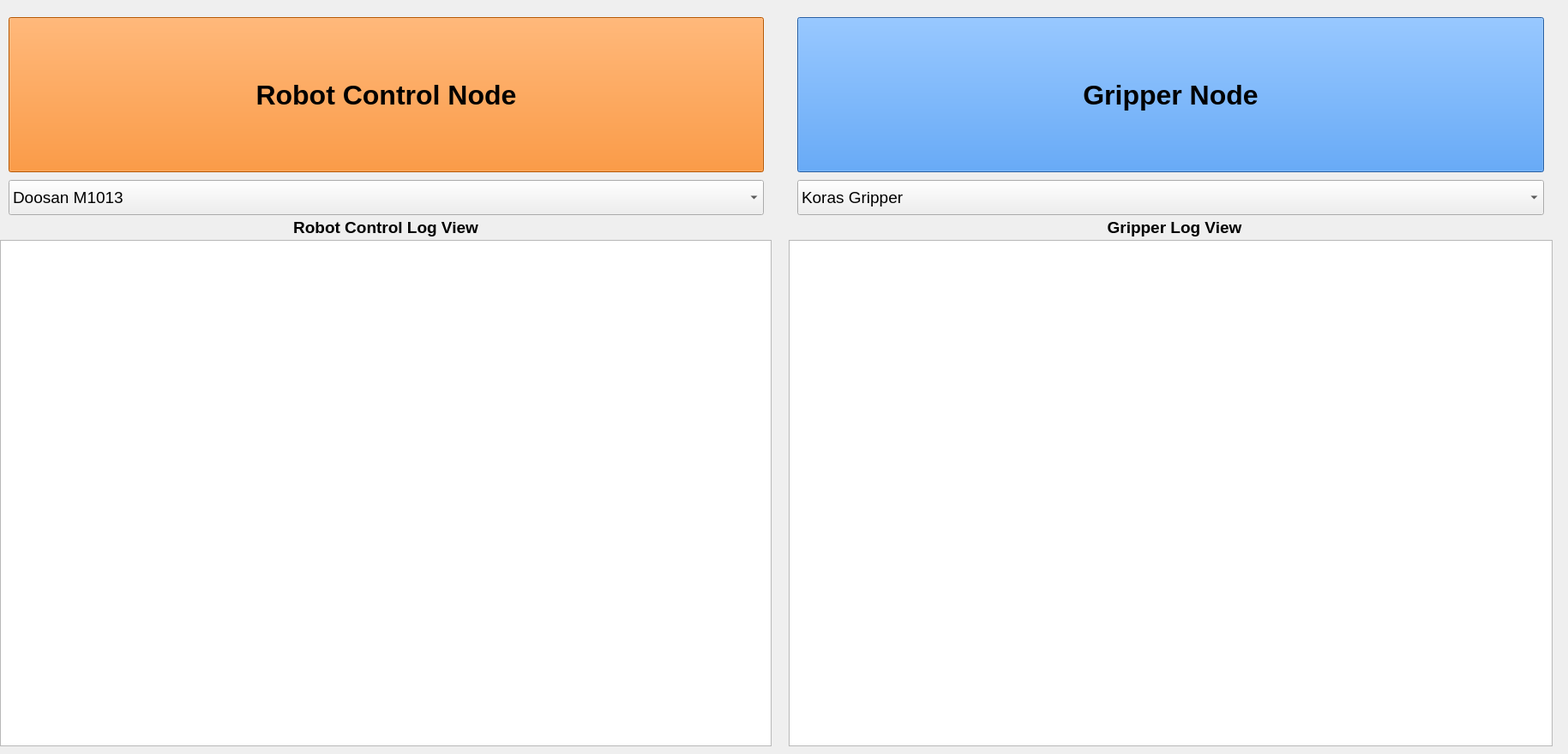
    <widget class="QWidget" name="tab_24">
     <attribute name="title">
      <string>Robot Controller</string>
     </attribute>
     <widget class="QTextEdit" name="textEdit_log_robotController">
      <property name="geometry">
       <rect>
        <x>0</x>
        <y>280</y>
        <width>900</width>
        <height>591</height>
       </rect>
      </property>
     </widget>
     <widget class="QPushButton" name="pushButton_doRobotConnect">
      <property name="geometry">
       <rect>
        <x>10</x>
        <y>20</y>
        <width>881</width>
        <height>181</height>
       </rect>
      </property>
      <property name="sizePolicy">
       <sizepolicy hsizetype="Preferred" vsizetype="Preferred">
        <horstretch>0</horstretch>
        <verstretch>0</verstretch>
       </sizepolicy>
      </property>
      <property name="palette">
       <palette>
        <active>
         <colorrole role="WindowText">
          <brush brushstyle="SolidPattern">
           <color alpha="255">
            <red>0</red>
            <green>0</green>
            <blue>0</blue>
           </color>
          </brush>
         </colorrole>
         <colorrole role="Button">
          <brush brushstyle="SolidPattern">
           <color alpha="255">
            <red>255</red>
            <green>120</green>
            <blue>0</blue>
           </color>
          </brush>
         </colorrole>
         <colorrole role="Light">
          <brush brushstyle="SolidPattern">
           <color alpha="255">
            <red>255</red>
            <green>188</green>
            <blue>127</blue>
           </color>
          </brush>
         </colorrole>
         <colorrole role="Midlight">
          <brush brushstyle="SolidPattern">
           <color alpha="255">
            <red>255</red>
            <green>154</green>
            <blue>63</blue>
           </color>
          </brush>
         </colorrole>
         <colorrole role="Dark">
          <brush brushstyle="SolidPattern">
           <color alpha="255">
            <red>127</red>
            <green>60</green>
            <blue>0</blue>
           </color>
          </brush>
         </colorrole>
         <colorrole role="Mid">
          <brush brushstyle="SolidPattern">
           <color alpha="255">
            <red>170</red>
            <green>80</green>
            <blue>0</blue>
           </color>
          </brush>
         </colorrole>
         <colorrole role="Text">
          <brush brushstyle="SolidPattern">
           <color alpha="255">
            <red>0</red>
            <green>0</green>
            <blue>0</blue>
           </color>
          </brush>
         </colorrole>
         <colorrole role="BrightText">
          <brush brushstyle="SolidPattern">
           <color alpha="255">
            <red>255</red>
            <green>255</green>
            <blue>255</blue>
           </color>
          </brush>
         </colorrole>
         <colorrole role="ButtonText">
          <brush brushstyle="SolidPattern">
           <color alpha="255">
            <red>0</red>
            <green>0</green>
            <blue>0</blue>
           </color>
          </brush>
         </colorrole>
         <colorrole role="Base">
          <brush brushstyle="SolidPattern">
           <color alpha="255">
            <red>255</red>
            <green>255</green>
            <blue>255</blue>
           </color>
          </brush>
         </colorrole>
         <colorrole role="Window">
          <brush brushstyle="SolidPattern">
           <color alpha="255">
            <red>255</red>
            <green>120</green>
            <blue>0</blue>
           </color>
          </brush>
         </colorrole>
         <colorrole role="Shadow">
          <brush brushstyle="SolidPattern">
           <color alpha="255">
            <red>0</red>
            <green>0</green>
            <blue>0</blue>
           </color>
          </brush>
         </colorrole>
         <colorrole role="AlternateBase">
          <brush brushstyle="SolidPattern">
           <color alpha="255">
            <red>255</red>
            <green>187</green>
            <blue>127</blue>
           </color>
          </brush>
         </colorrole>
         <colorrole role="ToolTipBase">
          <brush brushstyle="SolidPattern">
           <color alpha="255">
            <red>255</red>
            <green>255</green>
            <blue>220</blue>
           </color>
          </brush>
         </colorrole>
         <colorrole role="ToolTipText">
          <brush brushstyle="SolidPattern">
           <color alpha="255">
            <red>0</red>
            <green>0</green>
            <blue>0</blue>
           </color>
          </brush>
         </colorrole>
         <colorrole role="PlaceholderText">
          <brush brushstyle="SolidPattern">
           <color alpha="127">
            <red>0</red>
            <green>0</green>
            <blue>0</blue>
           </color>
          </brush>
         </colorrole>
        </active>
        <inactive>
         <colorrole role="WindowText">
          <brush brushstyle="SolidPattern">
           <color alpha="255">
            <red>0</red>
            <green>0</green>
            <blue>0</blue>
           </color>
          </brush>
         </colorrole>
         <colorrole role="Button">
          <brush brushstyle="SolidPattern">
           <color alpha="255">
            <red>255</red>
            <green>120</green>
            <blue>0</blue>
           </color>
          </brush>
         </colorrole>
         <colorrole role="Light">
          <brush brushstyle="SolidPattern">
           <color alpha="255">
            <red>255</red>
            <green>188</green>
            <blue>127</blue>
           </color>
          </brush>
         </colorrole>
         <colorrole role="Midlight">
          <brush brushstyle="SolidPattern">
           <color alpha="255">
            <red>255</red>
            <green>154</green>
            <blue>63</blue>
           </color>
          </brush>
         </colorrole>
         <colorrole role="Dark">
          <brush brushstyle="SolidPattern">
           <color alpha="255">
            <red>127</red>
            <green>60</green>
            <blue>0</blue>
           </color>
          </brush>
         </colorrole>
         <colorrole role="Mid">
          <brush brushstyle="SolidPattern">
           <color alpha="255">
            <red>170</red>
            <green>80</green>
            <blue>0</blue>
           </color>
          </brush>
         </colorrole>
         <colorrole role="Text">
          <brush brushstyle="SolidPattern">
           <color alpha="255">
            <red>0</red>
            <green>0</green>
            <blue>0</blue>
           </color>
          </brush>
         </colorrole>
         <colorrole role="BrightText">
          <brush brushstyle="SolidPattern">
           <color alpha="255">
            <red>255</red>
            <green>255</green>
            <blue>255</blue>
           </color>
          </brush>
         </colorrole>
         <colorrole role="ButtonText">
          <brush brushstyle="SolidPattern">
           <color alpha="255">
            <red>0</red>
            <green>0</green>
            <blue>0</blue>
           </color>
          </brush>
         </colorrole>
         <colorrole role="Base">
          <brush brushstyle="SolidPattern">
           <color alpha="255">
            <red>255</red>
            <green>255</green>
            <blue>255</blue>
           </color>
          </brush>
         </colorrole>
         <colorrole role="Window">
          <brush brushstyle="SolidPattern">
           <color alpha="255">
            <red>255</red>
            <green>120</green>
            <blue>0</blue>
           </color>
          </brush>
         </colorrole>
         <colorrole role="Shadow">
          <brush brushstyle="SolidPattern">
           <color alpha="255">
            <red>0</red>
            <green>0</green>
            <blue>0</blue>
           </color>
          </brush>
         </colorrole>
         <colorrole role="AlternateBase">
          <brush brushstyle="SolidPattern">
           <color alpha="255">
            <red>255</red>
            <green>187</green>
            <blue>127</blue>
           </color>
          </brush>
         </colorrole>
         <colorrole role="ToolTipBase">
          <brush brushstyle="SolidPattern">
           <color alpha="255">
            <red>255</red>
            <green>255</green>
            <blue>220</blue>
           </color>
          </brush>
         </colorrole>
         <colorrole role="ToolTipText">
          <brush brushstyle="SolidPattern">
           <color alpha="255">
            <red>0</red>
            <green>0</green>
            <blue>0</blue>
           </color>
          </brush>
         </colorrole>
         <colorrole role="PlaceholderText">
          <brush brushstyle="SolidPattern">
           <color alpha="127">
            <red>0</red>
            <green>0</green>
            <blue>0</blue>
           </color>
          </brush>
         </colorrole>
        </inactive>
        <disabled>
         <colorrole role="WindowText">
          <brush brushstyle="SolidPattern">
           <color alpha="255">
            <red>127</red>
            <green>60</green>
            <blue>0</blue>
           </color>
          </brush>
         </colorrole>
         <colorrole role="Button">
          <brush brushstyle="SolidPattern">
           <color alpha="255">
            <red>255</red>
            <green>120</green>
            <blue>0</blue>
           </color>
          </brush>
         </colorrole>
         <colorrole role="Light">
          <brush brushstyle="SolidPattern">
           <color alpha="255">
            <red>255</red>
            <green>188</green>
            <blue>127</blue>
           </color>
          </brush>
         </colorrole>
         <colorrole role="Midlight">
          <brush brushstyle="SolidPattern">
           <color alpha="255">
            <red>255</red>
            <green>154</green>
            <blue>63</blue>
           </color>
          </brush>
         </colorrole>
         <colorrole role="Dark">
          <brush brushstyle="SolidPattern">
           <color alpha="255">
            <red>127</red>
            <green>60</green>
            <blue>0</blue>
           </color>
          </brush>
         </colorrole>
         <colorrole role="Mid">
          <brush brushstyle="SolidPattern">
           <color alpha="255">
            <red>170</red>
            <green>80</green>
            <blue>0</blue>
           </color>
          </brush>
         </colorrole>
         <colorrole role="Text">
          <brush brushstyle="SolidPattern">
           <color alpha="255">
            <red>127</red>
            <green>60</green>
            <blue>0</blue>
           </color>
          </brush>
         </colorrole>
         <colorrole role="BrightText">
          <brush brushstyle="SolidPattern">
           <color alpha="255">
            <red>255</red>
            <green>255</green>
            <blue>255</blue>
           </color>
          </brush>
         </colorrole>
         <colorrole role="ButtonText">
          <brush brushstyle="SolidPattern">
           <color alpha="255">
            <red>127</red>
            <green>60</green>
            <blue>0</blue>
           </color>
          </brush>
         </colorrole>
         <colorrole role="Base">
          <brush brushstyle="SolidPattern">
           <color alpha="255">
            <red>255</red>
            <green>120</green>
            <blue>0</blue>
           </color>
          </brush>
         </colorrole>
         <colorrole role="Window">
          <brush brushstyle="SolidPattern">
           <color alpha="255">
            <red>255</red>
            <green>120</green>
            <blue>0</blue>
           </color>
          </brush>
         </colorrole>
         <colorrole role="Shadow">
          <brush brushstyle="SolidPattern">
           <color alpha="255">
            <red>0</red>
            <green>0</green>
            <blue>0</blue>
           </color>
          </brush>
         </colorrole>
         <colorrole role="AlternateBase">
          <brush brushstyle="SolidPattern">
           <color alpha="255">
            <red>255</red>
            <green>120</green>
            <blue>0</blue>
           </color>
          </brush>
         </colorrole>
         <colorrole role="ToolTipBase">
          <brush brushstyle="SolidPattern">
           <color alpha="255">
            <red>255</red>
            <green>255</green>
            <blue>220</blue>
           </color>
          </brush>
         </colorrole>
         <colorrole role="ToolTipText">
          <brush brushstyle="SolidPattern">
           <color alpha="255">
            <red>0</red>
            <green>0</green>
            <blue>0</blue>
           </color>
          </brush>
         </colorrole>
         <colorrole role="PlaceholderText">
          <brush brushstyle="SolidPattern">
           <color alpha="127">
            <red>127</red>
            <green>60</green>
            <blue>0</blue>
           </color>
          </brush>
         </colorrole>
        </disabled>
       </palette>
      </property>
      <property name="font">
       <font>
        <family>Ubuntu</family>
        <pointsize>24</pointsize>
        <weight>75</weight>
        <italic>false</italic>
        <bold>true</bold>
        <kerning>true</kerning>
       </font>
      </property>
      <property name="text">
       <string>Robot Control Node</string>
      </property>
      <property name="checkable">
       <bool>true</bool>
      </property>
     </widget>
     <widget class="QLabel" name="label_4">
      <property name="geometry">
       <rect>
        <x>0</x>
        <y>250</y>
        <width>900</width>
        <height>31</height>
       </rect>
      </property>
      <property name="font">
       <font>
        <pointsize>14</pointsize>
        <weight>75</weight>
        <bold>true</bold>
       </font>
      </property>
      <property name="text">
       <string>Robot Control Log View</string>
      </property>
      <property name="alignment">
       <set>Qt::AlignCenter</set>
      </property>
     </widget>
     <widget class="QComboBox" name="comboBox_RobotLists">
      <property name="geometry">
       <rect>
        <x>10</x>
        <y>210</y>
        <width>881</width>
        <height>41</height>
       </rect>
      </property>
      <property name="font">
       <font>
        <pointsize>14</pointsize>
       </font>
      </property>
      <item>
       <property name="text">
        <string>Doosan M1013</string>
       </property>
      </item>
      <item>
       <property name="text">
        <string>Universal Robots UR10e</string>
       </property>
      </item>
      <item>
       <property name="text">
        <string>Fairino FR5</string>
       </property>
      </item>
      <item>
       <property name="text">
        <string>Doosan E0509</string>
       </property>
      </item>
     </widget>
     <widget class="QPushButton" name="pushButton_doGripperConnect">
      <property name="geometry">
       <rect>
        <x>930</x>
        <y>20</y>
        <width>871</width>
        <height>181</height>
       </rect>
      </property>
      <property name="sizePolicy">
       <sizepolicy hsizetype="Preferred" vsizetype="Preferred">
        <horstretch>0</horstretch>
        <verstretch>0</verstretch>
       </sizepolicy>
      </property>
      <property name="palette">
       <palette>
        <active>
         <colorrole role="WindowText">
          <brush brushstyle="SolidPattern">
           <color alpha="255">
            <red>0</red>
            <green>0</green>
            <blue>0</blue>
           </color>
          </brush>
         </colorrole>
         <colorrole role="Button">
          <brush brushstyle="SolidPattern">
           <color alpha="255">
            <red>53</red>
            <green>132</green>
            <blue>228</blue>
           </color>
          </brush>
         </colorrole>
         <colorrole role="Light">
          <brush brushstyle="SolidPattern">
           <color alpha="255">
            <red>146</red>
            <green>195</green>
            <blue>255</blue>
           </color>
          </brush>
         </colorrole>
         <colorrole role="Midlight">
          <brush brushstyle="SolidPattern">
           <color alpha="255">
            <red>99</red>
            <green>163</green>
            <blue>241</blue>
           </color>
          </brush>
         </colorrole>
         <colorrole role="Dark">
          <brush brushstyle="SolidPattern">
           <color alpha="255">
            <red>26</red>
            <green>66</green>
            <blue>114</blue>
           </color>
          </brush>
         </colorrole>
         <colorrole role="Mid">
          <brush brushstyle="SolidPattern">
           <color alpha="255">
            <red>35</red>
            <green>88</green>
            <blue>152</blue>
           </color>
          </brush>
         </colorrole>
         <colorrole role="Text">
          <brush brushstyle="SolidPattern">
           <color alpha="255">
            <red>0</red>
            <green>0</green>
            <blue>0</blue>
           </color>
          </brush>
         </colorrole>
         <colorrole role="BrightText">
          <brush brushstyle="SolidPattern">
           <color alpha="255">
            <red>255</red>
            <green>255</green>
            <blue>255</blue>
           </color>
          </brush>
         </colorrole>
         <colorrole role="ButtonText">
          <brush brushstyle="SolidPattern">
           <color alpha="255">
            <red>0</red>
            <green>0</green>
            <blue>0</blue>
           </color>
          </brush>
         </colorrole>
         <colorrole role="Base">
          <brush brushstyle="SolidPattern">
           <color alpha="255">
            <red>255</red>
            <green>255</green>
            <blue>255</blue>
           </color>
          </brush>
         </colorrole>
         <colorrole role="Window">
          <brush brushstyle="SolidPattern">
           <color alpha="255">
            <red>53</red>
            <green>132</green>
            <blue>228</blue>
           </color>
          </brush>
         </colorrole>
         <colorrole role="Shadow">
          <brush brushstyle="SolidPattern">
           <color alpha="255">
            <red>0</red>
            <green>0</green>
            <blue>0</blue>
           </color>
          </brush>
         </colorrole>
         <colorrole role="AlternateBase">
          <brush brushstyle="SolidPattern">
           <color alpha="255">
            <red>154</red>
            <green>193</green>
            <blue>241</blue>
           </color>
          </brush>
         </colorrole>
         <colorrole role="ToolTipBase">
          <brush brushstyle="SolidPattern">
           <color alpha="255">
            <red>255</red>
            <green>255</green>
            <blue>220</blue>
           </color>
          </brush>
         </colorrole>
         <colorrole role="ToolTipText">
          <brush brushstyle="SolidPattern">
           <color alpha="255">
            <red>0</red>
            <green>0</green>
            <blue>0</blue>
           </color>
          </brush>
         </colorrole>
         <colorrole role="PlaceholderText">
          <brush brushstyle="SolidPattern">
           <color alpha="128">
            <red>0</red>
            <green>0</green>
            <blue>0</blue>
           </color>
          </brush>
         </colorrole>
        </active>
        <inactive>
         <colorrole role="WindowText">
          <brush brushstyle="SolidPattern">
           <color alpha="255">
            <red>0</red>
            <green>0</green>
            <blue>0</blue>
           </color>
          </brush>
         </colorrole>
         <colorrole role="Button">
          <brush brushstyle="SolidPattern">
           <color alpha="255">
            <red>53</red>
            <green>132</green>
            <blue>228</blue>
           </color>
          </brush>
         </colorrole>
         <colorrole role="Light">
          <brush brushstyle="SolidPattern">
           <color alpha="255">
            <red>146</red>
            <green>195</green>
            <blue>255</blue>
           </color>
          </brush>
         </colorrole>
         <colorrole role="Midlight">
          <brush brushstyle="SolidPattern">
           <color alpha="255">
            <red>99</red>
            <green>163</green>
            <blue>241</blue>
           </color>
          </brush>
         </colorrole>
         <colorrole role="Dark">
          <brush brushstyle="SolidPattern">
           <color alpha="255">
            <red>26</red>
            <green>66</green>
            <blue>114</blue>
           </color>
          </brush>
         </colorrole>
         <colorrole role="Mid">
          <brush brushstyle="SolidPattern">
           <color alpha="255">
            <red>35</red>
            <green>88</green>
            <blue>152</blue>
           </color>
          </brush>
         </colorrole>
         <colorrole role="Text">
          <brush brushstyle="SolidPattern">
           <color alpha="255">
            <red>0</red>
            <green>0</green>
            <blue>0</blue>
           </color>
          </brush>
         </colorrole>
         <colorrole role="BrightText">
          <brush brushstyle="SolidPattern">
           <color alpha="255">
            <red>255</red>
            <green>255</green>
            <blue>255</blue>
           </color>
          </brush>
         </colorrole>
         <colorrole role="ButtonText">
          <brush brushstyle="SolidPattern">
           <color alpha="255">
            <red>0</red>
            <green>0</green>
            <blue>0</blue>
           </color>
          </brush>
         </colorrole>
         <colorrole role="Base">
          <brush brushstyle="SolidPattern">
           <color alpha="255">
            <red>255</red>
            <green>255</green>
            <blue>255</blue>
           </color>
          </brush>
         </colorrole>
         <colorrole role="Window">
          <brush brushstyle="SolidPattern">
           <color alpha="255">
            <red>53</red>
            <green>132</green>
            <blue>228</blue>
           </color>
          </brush>
         </colorrole>
         <colorrole role="Shadow">
          <brush brushstyle="SolidPattern">
           <color alpha="255">
            <red>0</red>
            <green>0</green>
            <blue>0</blue>
           </color>
          </brush>
         </colorrole>
         <colorrole role="AlternateBase">
          <brush brushstyle="SolidPattern">
           <color alpha="255">
            <red>154</red>
            <green>193</green>
            <blue>241</blue>
           </color>
          </brush>
         </colorrole>
         <colorrole role="ToolTipBase">
          <brush brushstyle="SolidPattern">
           <color alpha="255">
            <red>255</red>
            <green>255</green>
            <blue>220</blue>
           </color>
          </brush>
         </colorrole>
         <colorrole role="ToolTipText">
          <brush brushstyle="SolidPattern">
           <color alpha="255">
            <red>0</red>
            <green>0</green>
            <blue>0</blue>
           </color>
          </brush>
         </colorrole>
         <colorrole role="PlaceholderText">
          <brush brushstyle="SolidPattern">
           <color alpha="128">
            <red>0</red>
            <green>0</green>
            <blue>0</blue>
           </color>
          </brush>
         </colorrole>
        </inactive>
        <disabled>
         <colorrole role="WindowText">
          <brush brushstyle="SolidPattern">
           <color alpha="255">
            <red>26</red>
            <green>66</green>
            <blue>114</blue>
           </color>
          </brush>
         </colorrole>
         <colorrole role="Button">
          <brush brushstyle="SolidPattern">
           <color alpha="255">
            <red>53</red>
            <green>132</green>
            <blue>228</blue>
           </color>
          </brush>
         </colorrole>
         <colorrole role="Light">
          <brush brushstyle="SolidPattern">
           <color alpha="255">
            <red>146</red>
            <green>195</green>
            <blue>255</blue>
           </color>
          </brush>
         </colorrole>
         <colorrole role="Midlight">
          <brush brushstyle="SolidPattern">
           <color alpha="255">
            <red>99</red>
            <green>163</green>
            <blue>241</blue>
           </color>
          </brush>
         </colorrole>
         <colorrole role="Dark">
          <brush brushstyle="SolidPattern">
           <color alpha="255">
            <red>26</red>
            <green>66</green>
            <blue>114</blue>
           </color>
          </brush>
         </colorrole>
         <colorrole role="Mid">
          <brush brushstyle="SolidPattern">
           <color alpha="255">
            <red>35</red>
            <green>88</green>
            <blue>152</blue>
           </color>
          </brush>
         </colorrole>
         <colorrole role="Text">
          <brush brushstyle="SolidPattern">
           <color alpha="255">
            <red>26</red>
            <green>66</green>
            <blue>114</blue>
           </color>
          </brush>
         </colorrole>
         <colorrole role="BrightText">
          <brush brushstyle="SolidPattern">
           <color alpha="255">
            <red>255</red>
            <green>255</green>
            <blue>255</blue>
           </color>
          </brush>
         </colorrole>
         <colorrole role="ButtonText">
          <brush brushstyle="SolidPattern">
           <color alpha="255">
            <red>26</red>
            <green>66</green>
            <blue>114</blue>
           </color>
          </brush>
         </colorrole>
         <colorrole role="Base">
          <brush brushstyle="SolidPattern">
           <color alpha="255">
            <red>53</red>
            <green>132</green>
            <blue>228</blue>
           </color>
          </brush>
         </colorrole>
         <colorrole role="Window">
          <brush brushstyle="SolidPattern">
           <color alpha="255">
            <red>53</red>
            <green>132</green>
            <blue>228</blue>
           </color>
          </brush>
         </colorrole>
         <colorrole role="Shadow">
          <brush brushstyle="SolidPattern">
           <color alpha="255">
            <red>0</red>
            <green>0</green>
            <blue>0</blue>
           </color>
          </brush>
         </colorrole>
         <colorrole role="AlternateBase">
          <brush brushstyle="SolidPattern">
           <color alpha="255">
            <red>53</red>
            <green>132</green>
            <blue>228</blue>
           </color>
          </brush>
         </colorrole>
         <colorrole role="ToolTipBase">
          <brush brushstyle="SolidPattern">
           <color alpha="255">
            <red>255</red>
            <green>255</green>
            <blue>220</blue>
           </color>
          </brush>
         </colorrole>
         <colorrole role="ToolTipText">
          <brush brushstyle="SolidPattern">
           <color alpha="255">
            <red>0</red>
            <green>0</green>
            <blue>0</blue>
           </color>
          </brush>
         </colorrole>
         <colorrole role="PlaceholderText">
          <brush brushstyle="SolidPattern">
           <color alpha="128">
            <red>0</red>
            <green>0</green>
            <blue>0</blue>
           </color>
          </brush>
         </colorrole>
        </disabled>
       </palette>
      </property>
      <property name="font">
       <font>
        <family>Ubuntu</family>
        <pointsize>24</pointsize>
        <weight>75</weight>
        <italic>false</italic>
        <bold>true</bold>
        <kerning>true</kerning>
       </font>
      </property>
      <property name="text">
       <string>Gripper Node</string>
      </property>
      <property name="checkable">
       <bool>true</bool>
      </property>
     </widget>
     <widget class="QTextEdit" name="textEdit_log_gripperNode">
      <property name="geometry">
       <rect>
        <x>920</x>
        <y>280</y>
        <width>891</width>
        <height>591</height>
       </rect>
      </property>
     </widget>
     <widget class="QLabel" name="label_9">
      <property name="geometry">
       <rect>
        <x>920</x>
        <y>250</y>
        <width>900</width>
        <height>31</height>
       </rect>
      </property>
      <property name="font">
       <font>
        <pointsize>14</pointsize>
        <weight>75</weight>
        <bold>true</bold>
       </font>
      </property>
      <property name="text">
       <string>Gripper Log View</string>
      </property>
      <property name="alignment">
       <set>Qt::AlignCenter</set>
      </property>
     </widget>
     <widget class="QComboBox" name="comboBox_GripperLists">
      <property name="geometry">
       <rect>
        <x>930</x>
        <y>210</y>
        <width>871</width>
        <height>41</height>
       </rect>
      </property>
      <property name="font">
       <font>
        <pointsize>14</pointsize>
       </font>
      </property>
      <item>
       <property name="text">
        <string>Koras Gripper</string>
       </property>
      </item>
     </widget>
    </widget>
